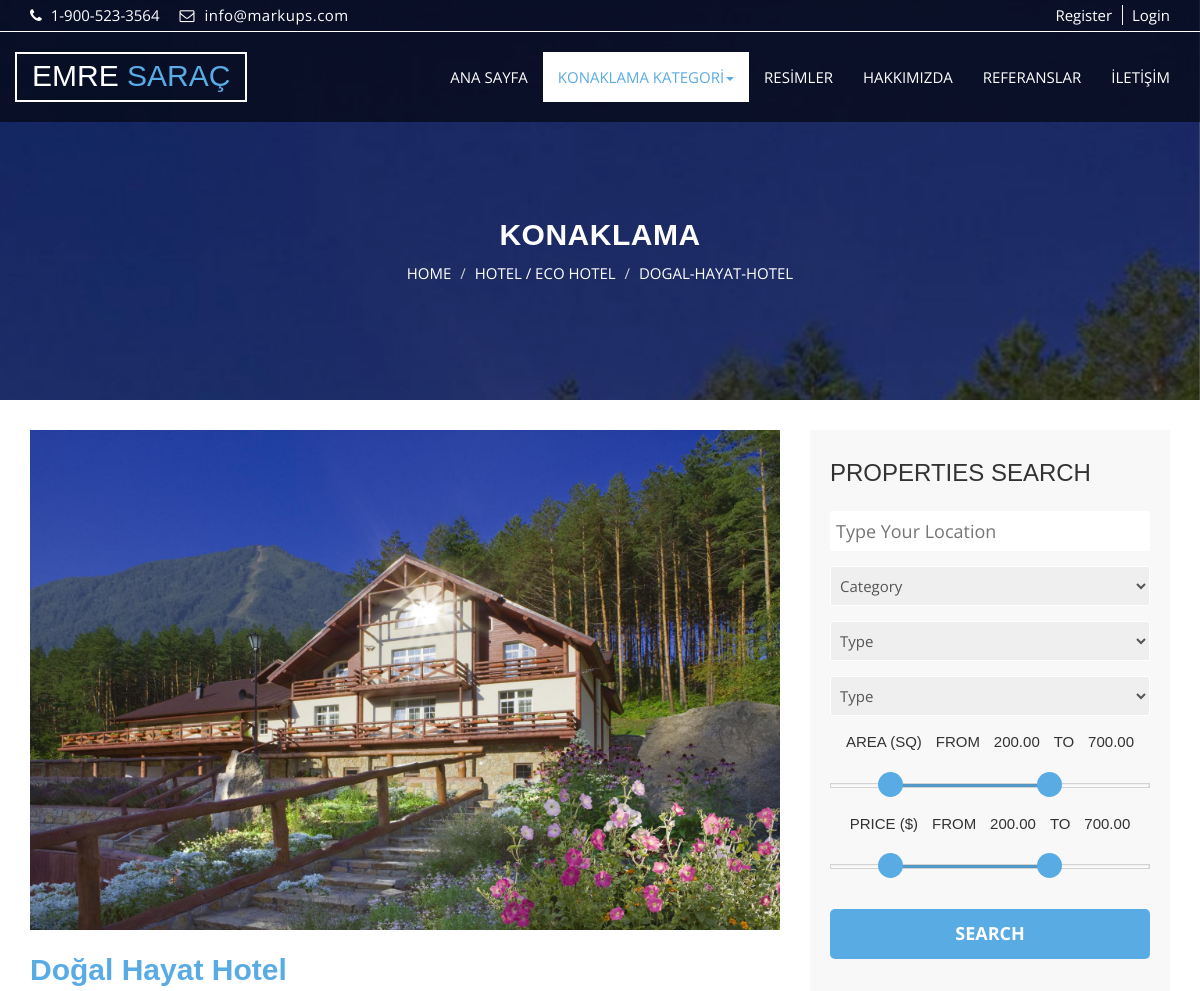
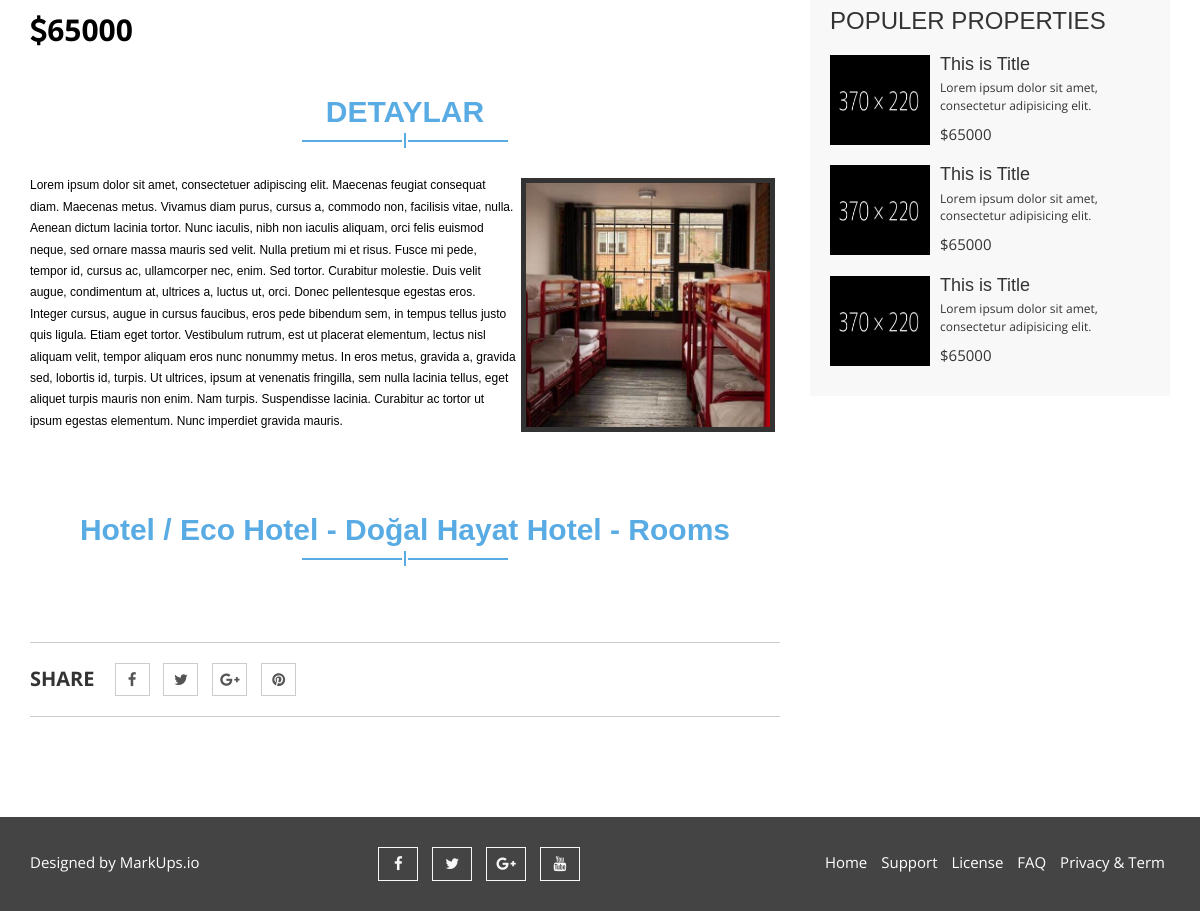
/accommodation/8/hotel/, run on the app's committed database (2 pictures, top to bottom).
### accommodation/models.py (models this page shows, shortened)
class Accommodation(models.Model):
    STATUS = (
        ('True', 'Evet'),
        ('False', 'Hayır'),
    )
    STAR = (
        ('0', '-'),
        ('1', '(1) *'),
        ('2', '(2) **'),
        ('3', '(3) ***'),
        ('4', '(4) ****'),
        ('5', '(5) *****'),
    )
    category    = models.ForeignKey(Category, on_delete=models.CASCADE)
    title       = models.CharField(max_length=100) #charfield = uzunluk
    keywords    = models.CharField(max_length=255)
    description = models.CharField(max_length=255)
    thumbnail   = models.ImageField(blank=True, upload_to='images', default='images/null.jpg')
    star        = models.CharField(max_length=1, blank=True, choices=STAR)
    address     = models.TextField(max_length=150)
    email       = models.CharField(max_length=30)
    phone       = models.PositiveSmallIntegerField()
    fax         = models.PositiveSmallIntegerField(blank=True,null=True)
    city        = models.CharField(max_length=30) #TODO: City için bir veri tabanı hazırlanacak.
    detail      = RichTextUploadingField(blank=True)
    status      = models.CharField(max_length=10, choices=STATUS)
    slug        = models.SlugField()
    create_at   = models.DateTimeField(auto_now_add=True)
    update_at   = models.DateTimeField(auto_now=True)
    def image_tag(self):
        return mark_safe('<img src="{}" height="85"/>'.format(self.thumbnail.url))
    image_tag.short_descripton = 'Image'

class Category(MPTTModel):
    STATUS = (
        ('True', 'Evet'),
        ('False', 'Hayır'),
    )
    title       = models.CharField(max_length=30) #charfield = uzunluk
    keywords    = models.CharField(max_length=255)
    description = models.CharField(max_length=255)
    thumbnail   = models.ImageField(blank=True, upload_to='images', default='images/null.jpg')
    status      = models.CharField(max_length=10, choices=STATUS)
    slug        = models.SlugField()
    parent      = TreeForeignKey('self', blank=True, null=True, related_name='children', on_delete=models.CASCADE)
    create_at   = models.DateTimeField(auto_now_add=True)
    update_at   = models.DateTimeField(auto_now=True)
    class MPTTMeta:
        order_insertion_by = ['title']
    def __str__(self):
        full_path = [self.title]
        k = self.parent
        while k is not None:
            full_path.append(k.title)
            k = k.parent
        return ' / '.join(full_path[::-1])
    def image_tag(self):
        return mark_safe('<img src="{}" width="45" height="37"/>'.format(self.thumbnail.url))
    image_tag.short_descripton = 'Image'

### home/views.py (the view)
# urls.py: path('accommodation/<int:id>/<slug:slug>/', views.accommodation_detail, name='accommodation_detail'),
def accommodation_detail(request,id,slug):
    setting = Settings.objects.get(pk=1)
    accommodation = Accommodation.objects.get(pk=id)
    rooms = Room.objects.filter(hotel_id = id)
    images = Image.objects.filter(hotel_id = id)
    category = Category.objects.all()
    context = {'setting': setting,
               'accommodation': accommodation,
               'category': category,
               'rooms':rooms,
               'images':images,
               'page': 'konaklama'}
    return render(request, 'accommodation_detail.html', context)

### home/templates/accommodation_detail.html (shortened to what this page needs)
{% extends "homebase.html" %}
{% block menu %}
    {% include "menu.html" %}
{% endblock %}
{% block slider %}
  <section id="aa-property-header" style="background-image: url('{{ accommodation.thumbnail.url }}')">
    <div class="container">
      <div class="row">
        <div class="col-md-12">
          <div class="aa-property-header-inner">
            <h2>KONAKLAMA</h2>
            <ol class="breadcrumb">
            <li><a href="/">HOME</a></li>
            <li><a href="/category/{{ accommodation.category.id }}/{{ accommodation.category }}">{{ accommodation.category }}</a></li>
            <li class="active">{{ accommodation.slug }}</li>
          </ol>
          </div>
        </div>
      </div>
    </div>
  </section>
{% endblock %}
{% block content %}
  <section id="aa-properties">
    <div class="container">
      <div class="row">
        <div class="col-md-8">
          <div class="aa-properties-content">
            <div class="aa-properties-details">
             <div class="aa-properties-details-img">
                 <img src="{{ accommodation.thumbnail.url }}" alt="img">
             </div>
             <div class="aa-properties-info">
               <h2> {{ accommodation.title }} </h2>
               <span class="aa-price"><i class="fa fa-dollar"></i>65000</span>
                 <div class="aa-title">
                     <h2>DETAYLAR</h2>
                     <span></span>
                 </div>
               <p>{{ accommodation.detail | safe }}</p>
                <div class="aa-nearby-properties">
                     <div class="aa-title">
                         <h2>{{ accommodation.category }} - {{ accommodation.title }} - Rooms </h2>
                         <span></span>
                     </div>
                </div>
             </div>
             <div class="aa-properties-social">
               <ul>
                 <li>Share</li>
                 <li><a href="/"><i class="fa fa-facebook"></i></a></li>
                 <li><a href="/"><i class="fa fa-twitter"></i></a></li>
                 <li><a href="/"><i class="fa fa-google-plus"></i></a></li>
                 <li><a href="/"><i class="fa fa-pinterest"></i></a></li>
               </ul>
             </div>
            </div>
          </div>
        </div>
        <div class="col-md-4">
          <aside class="aa-properties-sidebar">
            <div class="aa-properties-single-sidebar">
              <h3>Properties Search</h3>
              <form action="">
                <div class="aa-single-advance-search">
                  <input type="text" placeholder="Type Your Location">
                </div>
                <div class="aa-single-advance-search">
                  <select id="" name="">
                   <option selected="" value="0">Category</option>
                  </select>
                </div>
                <div class="aa-single-advance-search">
                  <select id="" name="">
                    <option selected="" value="0">Type</option>
                  </select>
                </div>
                <div class="aa-single-advance-search">
                  <select id="" name="">
                    <option selected="" value="0">Type</option>
                  </select>
                </div>
                <div class="aa-single-filter-search">
                  <span>AREA (SQ)</span>
                  <span>FROM</span>
                  <span id="skip-value-lower" class="example-val">30.00</span>
                  <span>TO</span>
                  <span id="skip-value-upper" class="example-val">100.00</span>
                  <div id="aa-sqrfeet-range" class="noUi-target noUi-ltr noUi-horizontal noUi-background">
                  </div>
                </div>
                <div class="aa-single-filter-search">
                  <span>PRICE ($)</span>
                  <span>FROM</span>
                  <span id="skip-value-lower2" class="example-val">30.00</span>
                  <span>TO</span>
                  <span id="skip-value-upper2" class="example-val">100.00</span>
                  <div id="aa-price-range" class="noUi-target noUi-ltr noUi-horizontal noUi-background">
                  </div>
                </div>
                <div class="aa-single-advance-search">
                  <input type="submit" value="Search" class="aa-search-btn">
                </div>
              </form>
            </div>
            <div class="aa-properties-single-sidebar">
              <h3>Populer Properties</h3>
              <div class="media">
                <div class="media-left">
                  <a href="#">
                    <img class="media-object" src="img/item/1.jpg" alt="img">
                  </a>
                </div>
                <div class="media-body">
                  <h4 class="media-heading"><a href="#">This is Title</a></h4>
                  <p>Lorem ipsum dolor sit amet, consectetur adipisicing elit.</p>
                  <span>$65000</span>
                </div>
              </div>
              <div class="media">
                <div class="media-left">
                  <a href="#">
                    <img class="media-object" src="img/item/1.jpg" alt="img">
                  </a>
                </div>
                <div class="media-body">
                  <h4 class="media-heading"><a href="#">This is Title</a></h4>
                  <p>Lorem ipsum dolor sit amet, consectetur adipisicing elit.</p>
                  <span>$65000</span>
                </div>
              </div>
              <div class="media">
                <div class="media-left">
                  <a href="#">
                    <img class="media-object" src="img/item/1.jpg" alt="img">
                  </a>
                </div>
                <div class="media-body">
                  <h4 class="media-heading"><a href="#">This is Title</a></h4>
                  <p>Lorem ipsum dolor sit amet, consectetur adipisicing elit.</p>
                  <span>$65000</span>
                </div>
              </div>
            </div>
          </aside>
        </div>
      </div>
    </div>
  </section>
{% endblock %}

### home/static/css/nouislider.css (style rules this page uses)
.noUi-target, .noUi-target * { -webkit-touch-callout: none; -webkit-user-select: none; -ms-touch-action: none; touch-action: none; -ms-user-select: none; -moz-user-select: none; user-select: none; -moz-box-sizing: border-box; box-sizing: border-box; }
.noUi-target { position: relative; direction: ltr; }
.noUi-horizontal { height: 5px; }
.noUi-background { background: #FAFAFA; box-shadow: inset 0 1px 1px #f0f0f0; }
.noUi-target { border-radius: 0px; border: 1px solid #D3D3D3; box-shadow: inset 0 1px 1px #F0F0F0, 0 3px 6px -5px #BBB; margin-top: 30px; margin-bottom: 10px; }

### home/static/css/theme-color/default-theme.css (style rules this page uses)
h2 { color: #59abe3; }
.aa-title span { background-color: #59abe3; }
.aa-title span:before { background-color: #59abe3; }
.aa-title span:after { background-color: #59abe3; }
#aa-property-header .aa-property-header-inner .breadcrumb li.active { color: #59abe3; }
#aa-properties .aa-properties-sidebar .aa-properties-single-sidebar .aa-single-advance-search .aa-search-btn { background-color: #59abe3; }

### data on the page
Accommodation: thumbnail (picture), category "HOTEL / ECO HOTEL", slug "DOGAL-HAYAT-HOTEL", title "Doğal Hayat Hotel", detail (picture), detail "Lorem ipsum dolor sit amet, consectetuer adipiscing elit. Maecenas feugiat consequat diam. Maecenas metus. Vivamus diam purus, cursus a, commodo non, facilisis vitae, nulla. Aenean dictum lacinia tortor. Nunc iaculis, nibh non iaculis aliquam, orci felis euismod neque, sed ornare massa mauris sed velit. Nulla pretium mi et risus. Fusce mi pede, tempor id, cursus ac, ullamcorper nec, enim. Sed tortor. Curabitur molestie. Duis velit augue, condimentum at, ultrices a, luctus ut, orci. Donec pellentesque egestas eros. Integer cursus, augue in cursus faucibus, eros pede bibendum sem, in tempus tellus justo quis ligula. Etiam eget tortor. Vestibulum rutrum, est ut placerat elementum, lectus nisl…", category "Hotel / Eco Hotel"
